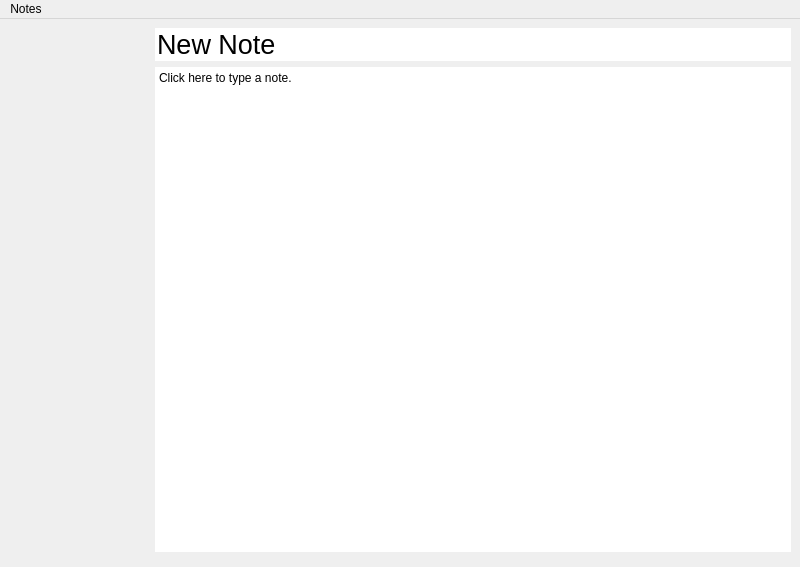
<?xml version="1.0" encoding="UTF-8"?>
<ui version="4.0">
 <class>MainWindow</class>
 <widget class="QMainWindow" name="MainWindow">
  <property name="geometry">
   <rect>
    <x>0</x>
    <y>0</y>
    <width>800</width>
    <height>567</height>
   </rect>
  </property>
  <property name="windowTitle">
   <string>MainWindow</string>
  </property>
  <widget class="QWidget" name="centralwidget">
   <property name="styleSheet">
    <string notr="true">* {
	border: 0;
}</string>
   </property>
   <layout class="QGridLayout" name="gridLayout">
    <property name="bottomMargin">
     <number>9</number>
    </property>
    <item row="0" column="0" rowspan="3">
     <widget class="QScrollArea" name="scrollArea">
      <property name="sizePolicy">
       <sizepolicy hsizetype="Fixed" vsizetype="Expanding">
        <horstretch>0</horstretch>
        <verstretch>0</verstretch>
       </sizepolicy>
      </property>
      <property name="minimumSize">
       <size>
        <width>140</width>
        <height>0</height>
       </size>
      </property>
      <property name="maximumSize">
       <size>
        <width>140</width>
        <height>16777215</height>
       </size>
      </property>
      <property name="autoFillBackground">
       <bool>false</bool>
      </property>
      <property name="styleSheet">
       <string notr="true">QScrollBar:vertical {
            width: 6px;    
 }

QScrollBar::handle:vertical {      
			border-radius: 2px;
			background-color: rgba(47, 47, 47, 64);
}

QScrollBar::add-line:vertical {       
            height: 0px;
}

QScrollBar::sub-line:vertical {
            height: 0 px;
}</string>
      </property>
      <property name="frameShape">
       <enum>QFrame::NoFrame</enum>
      </property>
      <property name="frameShadow">
       <enum>QFrame::Plain</enum>
      </property>
      <property name="verticalScrollBarPolicy">
       <enum>Qt::ScrollBarAsNeeded</enum>
      </property>
      <property name="widgetResizable">
       <bool>true</bool>
      </property>
      <widget class="QWidget" name="scrollAreaWidgetContents">
       <property name="geometry">
        <rect>
         <x>0</x>
         <y>0</y>
         <width>140</width>
         <height>527</height>
        </rect>
       </property>
       <layout class="QVBoxLayout" name="verticalLayout_2">
        <property name="leftMargin">
         <number>0</number>
        </property>
        <property name="topMargin">
         <number>0</number>
        </property>
        <property name="rightMargin">
         <number>0</number>
        </property>
        <property name="bottomMargin">
         <number>0</number>
        </property>
        <item>
         <layout class="QVBoxLayout" name="verticalLayout"/>
        </item>
       </layout>
      </widget>
     </widget>
    </item>
    <item row="0" column="1">
     <widget class="QLineEdit" name="titleText">
      <property name="sizePolicy">
       <sizepolicy hsizetype="Expanding" vsizetype="Fixed">
        <horstretch>7</horstretch>
        <verstretch>0</verstretch>
       </sizepolicy>
      </property>
      <property name="font">
       <font>
        <pointsize>20</pointsize>
       </font>
      </property>
      <property name="styleSheet">
       <string notr="true"/>
      </property>
      <property name="text">
       <string>New Note</string>
      </property>
      <property name="frame">
       <bool>true</bool>
      </property>
     </widget>
    </item>
    <item row="1" column="1">
     <widget class="QPlainTextEdit" name="bodyText">
      <property name="sizePolicy">
       <sizepolicy hsizetype="Expanding" vsizetype="Expanding">
        <horstretch>7</horstretch>
        <verstretch>0</verstretch>
       </sizepolicy>
      </property>
      <property name="lineWrapMode">
       <enum>QPlainTextEdit::NoWrap</enum>
      </property>
      <property name="plainText">
       <string>Click here to type a note.</string>
      </property>
     </widget>
    </item>
   </layout>
  </widget>
  <widget class="QMenuBar" name="menubar">
   <property name="geometry">
    <rect>
     <x>0</x>
     <y>0</y>
     <width>800</width>
     <height>22</height>
    </rect>
   </property>
   <widget class="QMenu" name="menuNotes">
    <property name="geometry">
     <rect>
      <x>345</x>
      <y>100</y>
      <width>136</width>
      <height>100</height>
     </rect>
    </property>
    <property name="title">
     <string>Notes</string>
    </property>
    <addaction name="actionNew_Note"/>
    <addaction name="actionSave"/>
   </widget>
   <addaction name="menuNotes"/>
  </widget>
  <action name="actionSave">
   <property name="text">
    <string>Save</string>
   </property>
   <property name="shortcut">
    <string>Ctrl+S</string>
   </property>
  </action>
  <action name="actionNew_Note">
   <property name="text">
    <string>New Note</string>
   </property>
   <property name="shortcut">
    <string>Ctrl+N</string>
   </property>
  </action>
 </widget>
 <resources/>
 <connections/>
</ui>
